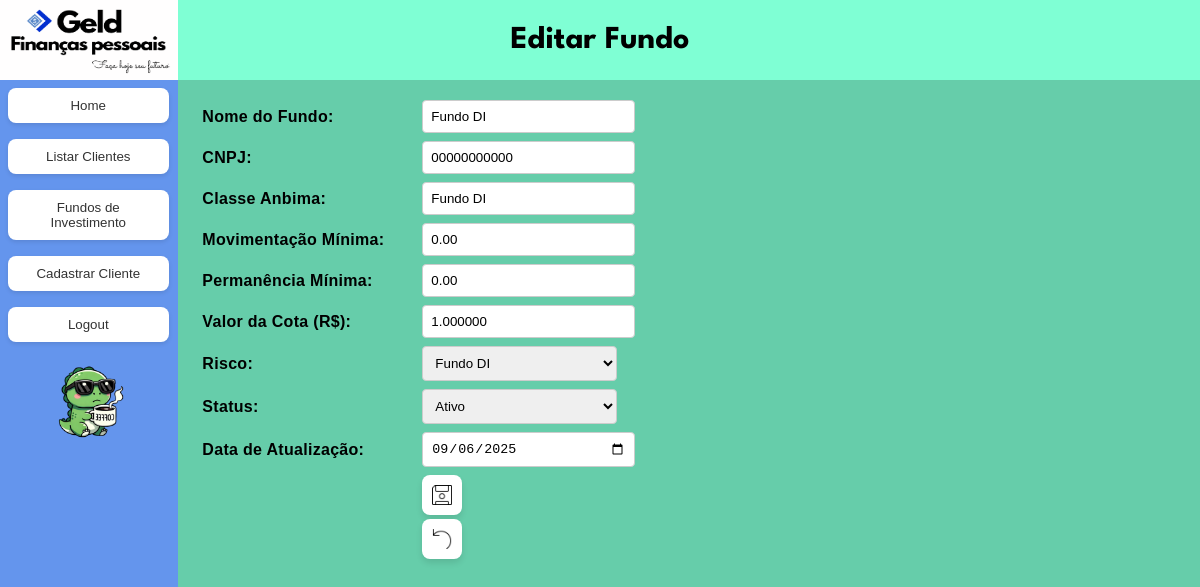
/fundos/edit/18 (signed in), run on the app's committed database.
### app/models/geld_models.py (models this page shows)
class InfoFundo(Base):
    __tablename__ = 'info_fundos'
    id = Column(Integer, primary_key = True)
    nome_fundo = Column(String, nullable = False)
    cnpj = Column(String, nullable = False)
    classe_anbima = Column(String)
    mov_min = Column(Numeric(15,2))
    permanencia_min = Column(Numeric(15,2))
    risco = Column(Enum(RiscoEnum), nullable = False)
    status_fundo = Column(Enum(StatusFundoEnum), nullable = False)
    valor_cota = Column(Numeric(15,6), nullable=False)
    data_atualizacao = Column(DateTime, nullable=True)
    posicoes_fundo = relationship("PosicaoFundo", back_populates="info_fundo")

### app/routes/fundos.py (the view, shortened to what this page needs)
@fundos_bp.route('/fundos/edit/<int:fundo_id>', methods=['GET','POST'])
@login_required
def edit_fundo(fundo_id):
    try:
        db = create_session()
        global_service = GlobalServices(db)
        if request.method == 'GET':
            fundo = global_service.get_by_id(InfoFundo, fundo_id)
            if not fundo:
                flash('Fundo não encontrado')
                return redirect(url_for('fundos.listar_fundos'))
            return render_template('fundos/edit_fundo.html', fundo=fundo)
    except ValueError as e:
        flash(f'Erro de validação: {str(e)}')
    except Exception as e:
        flash(f'Erro ao editar fundo: {str(e)}')
    finally:
        if 'db' in locals() and db:
            db.close()
    return redirect(url_for('fundos.listar_fundos'))

### app/models/geld_models.py (called while the page is built)
def create_session():
    engine = create_engine(DATABASE_URL)
    Session = sessionmaker(bind = engine)
    return Session()

### app/services/global_services.py (called while the page is built)
def login_required(f):
    @wraps(f)
    def decorated_function(*args, **kwargs):
        if 'logged_in' not in session:
            return redirect(url_for('auth.login'))
        return f(*args, **kwargs)
    return decorated_function

    def get_by_id(self, model_class: Type[class_set], instance_id: int)-> Optional[class_set]:
        try:
            return self.db.query(model_class).filter(model_class.id == instance_id).first()
        except Exception as e:
            raise e

### app/templates/fundos/edit_fundo.html (shortened to what this page needs)
{% extends "base.html" %}
{% block header %}Editar Fundo{% endblock %}
{% block content %}
<div class="center">
    <form method="POST" action="{{ url_for('fundos.edit_fundo', fundo_id=fundo.id) }}">
        <div class="label">
            <label for="nome_fundo">Nome do Fundo:</label>
            <input type="text" id="nome_fundo" name="nome_fundo" value="{{ fundo.nome_fundo }}" required>
        </div>
        <div class="label">
            <label for="cnpj">CNPJ:</label>
            <input type="text"  id="cnpj" name="cnpj" value="{{ fundo.cnpj }}" required>
        </div>
        <div class="label">
            <label for="classe_anbima">Classe Anbima:</label>
            <input type="text"  id="classe_anbima" name="classe_anbima" value="{{ fundo.classe_anbima }}" >
        </div>
        <div class="label">
            <label for="mov_min">Movimentação Mínima:</label>
            <input type="number"  id="mov_min" name="mov_min" value="{{ fundo.mov_min }}" >
        </div>
        <div class="label">
            <label for="permanencia_min">Permanência Mínima: </label>
            <input type="number" id="permanencia_min" name="permanencia_min" value="{{ fundo.permanencia_min }}" >
        </div>
        <div class="label">
            <label for="valor_cota">Valor da Cota (R$):</label>
            <input type="number" id="valor_cota" name="valor_cota" step="0.0000001" value="{{ fundo.valor_cota }}" required>
        </div>
        <div class="label">
            <label for="risco">Risco:</label>
            <select id="risco" name="risco" required>
                <option value="fundo_DI" {% if fundo.risco.value == 'fundo_DI' %}selected{% endif %}>Fundo DI</option>
            </select>
        </div>
        <div class="label">
            <label for="status_fundo">Status:</label>
            <select id="status_fundo" name="status_fundo" required>
                <option value="ativo" {% if fundo.status_fundo.value == 'ativo' %}selected{% endif %}>Ativo</option>
            </select>
        </div>
        <div class="label">
            <label for="data_atualizacao">Data de Atualização:</label>
            <input type="date" id="data_atualizacao" name="data_atualizacao" value="{{ fundo.data_atualizacao.strftime('%Y-%m-%d') if fundo.data_atualizacao else '' }}" required>
        </div>
        <div class="label" style="margin-top: 20px;">
            <label></label>
            <div>
                <button type="submit" class="smlBtn"><img src="{{ url_for('static', filename='icons/save.png') }}" class="sml-btn-icon"></button>
                <button type="button" class="smlBtn" onclick="window.location.href=`{{ url_for('fundos.listar_fundos') }}`"><img src="{{ url_for('static', filename='icons/back.png') }}" class="sml-btn-icon"></button>
            </div>
    </form>
</div>
{% endblock %}

### app/static/styles.css (style rules this page uses)
.center { background-color: mediumaquamarine; position: fixed; padding-left: 2%; padding-top: 1%; top: 10%; left: calc(10vh * (903 / 405)); width: calc(100% - (10vh * (903 / 405))); height: 90%; overflow-y: scroll; font-family: 'Poppins', sans-serif; letter-spacing: 0.3px; box-sizing: border-box; }
form { display: table; border-collapse: separate; border-spacing: 0 .5rem; }
.label { display: table-row; }
.label label { display: table-cell; width: 200px; padding-right: 20px; vertical-align: middle; font-weight: bold; }
.label input, .label select { display: table-cell; width: 100%; padding: 8px; border: 1px solid #ccc; border-radius: 4px; }
.smlBtn { background-color: #ffffff; border: none; border-radius: 8px; padding: 5px 10px; width: 40px; color: #333; font-weight: 600; font-size: 16px; transition: all 0.3s ease; box-shadow: 0 4px 6px rgba(0,0,0,0.1); text-align: right; position: relative; margin-bottom: 2%; display:flow-root; height: 40px; }
.sml-btn-icon { position:absolute; transform: translateY(-50%); width: 30px; height: 30px; object-fit: contain; }
img { max-width: 50%; height: auto; display: block; margin-left: auto; margin-right: auto; }

### data on the page
InfoFundo: nome_fundo "Fundo DI", cnpj "00000000000", classe_anbima "Fundo DI", mov_min "0.00", permanencia_min "0.00", valor_cota "1.000000", risco "Fundo DI", status_fundo "Ativo", data_atualizacao "09/06/2025"
